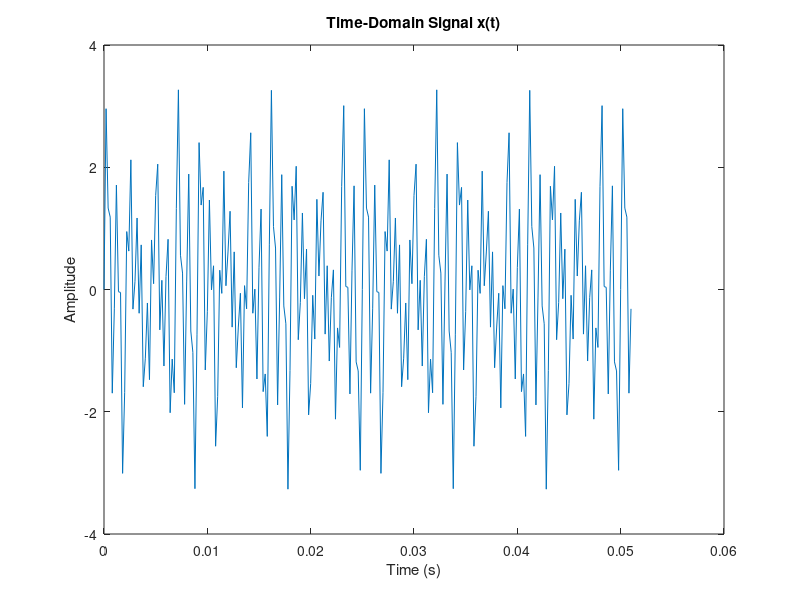
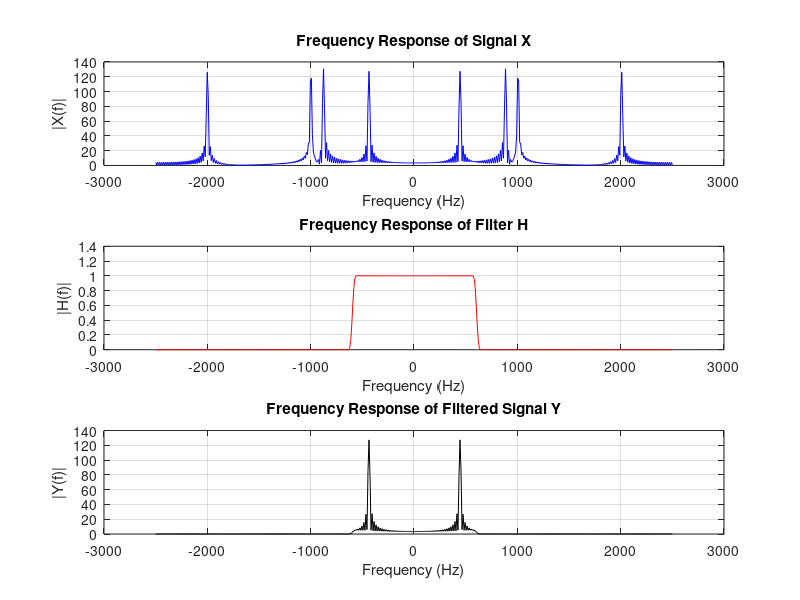
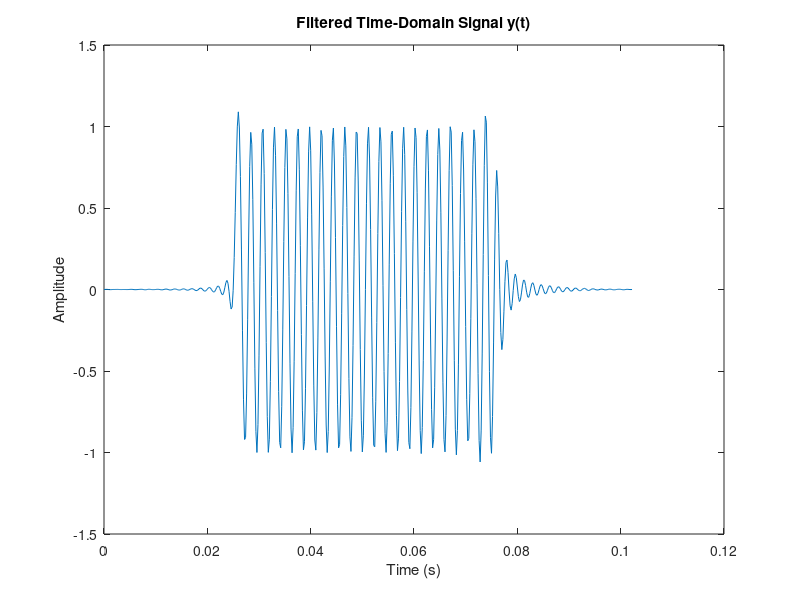

Write the MATLAB code that produced these figures, in order.
% signal parameters:
f = [ 440 880 1000 2000 ];      % frequencies   
M = 256;                        % signal length 
Fs = 5000;                      % sampling rate

% generate a signal by adding up sinusoids:
x = zeros(1,M);
n = 0:(M-1);
for fk = f 
    x = x + sin(2*pi*n*fk/Fs); 
end

t = (0:M-1)/Fs;    % time vector

% plot x(t) against time
figure;
plot(t, x);
title('Time-Domain Signal x(t)');
xlabel('Time (s)');
ylabel('Amplitude');

% filter parameters:
L = 257;    % filter length 
fc = 600;   % cutoff frequency 

% filter design:
hsupp = (-(L-1)/2:(L-1)/2);
hideal = (2*fc/Fs)*sinc(2*fc*hsupp/Fs);
h = hamming(L)' .* hideal; % h is our filter

% redefine the FFT length for linear convolution
Nfft = L + M - 1;

% zero pad x and h up to Nfft for linear convolution
xzp = [ x zeros(1, Nfft - M) ];
hzp = [ h zeros(1, Nfft - L) ];

% perform FFT-based convolution
X = fft(xzp, Nfft);
H = fft(hzp, Nfft);

Y = X .* H;  % element-wise multiplication in frequency domain

X_shifted = fftshift(X);
H_shifted = fftshift(H);
Y_shifted = fftshift(Y);

f = linspace(-Fs/2, Fs/2, length(H));
figure;
% plot X_shifted in the first subplot
subplot(3,1,1);
plot(f, abs(X_shifted), 'b');
title('Frequency Response of Signal X');
xlabel('Frequency (Hz)');
ylabel('|X(f)|');
grid on;

% plot H_shifted in the second subplot
subplot(3,1,2);
plot(f, abs(H_shifted), 'r');
title('Frequency Response of Filter H');
xlabel('Frequency (Hz)');
ylabel('|H(f)|');
grid on;

% plot Y_shifted in the third subplot
subplot(3,1,3);
plot(f, abs(Y_shifted), 'k');
title('Frequency Response of Filtered Signal Y');
xlabel('Frequency (Hz)');
ylabel('|Y(f)|');
grid on;

% inverse FFT to get the time-domain filtered signal
y = ifft(Y);

% take real part of y since y should be real valued
y = real(y);

% define the time vector to match the original signal duration
t_y = (0:length(y)-1)/Fs;

% plot y(t) against time
figure;
plot(t_y, y);
title('Filtered Time-Domain Signal y(t)');
xlabel('Time (s)');
ylabel('Amplitude');


